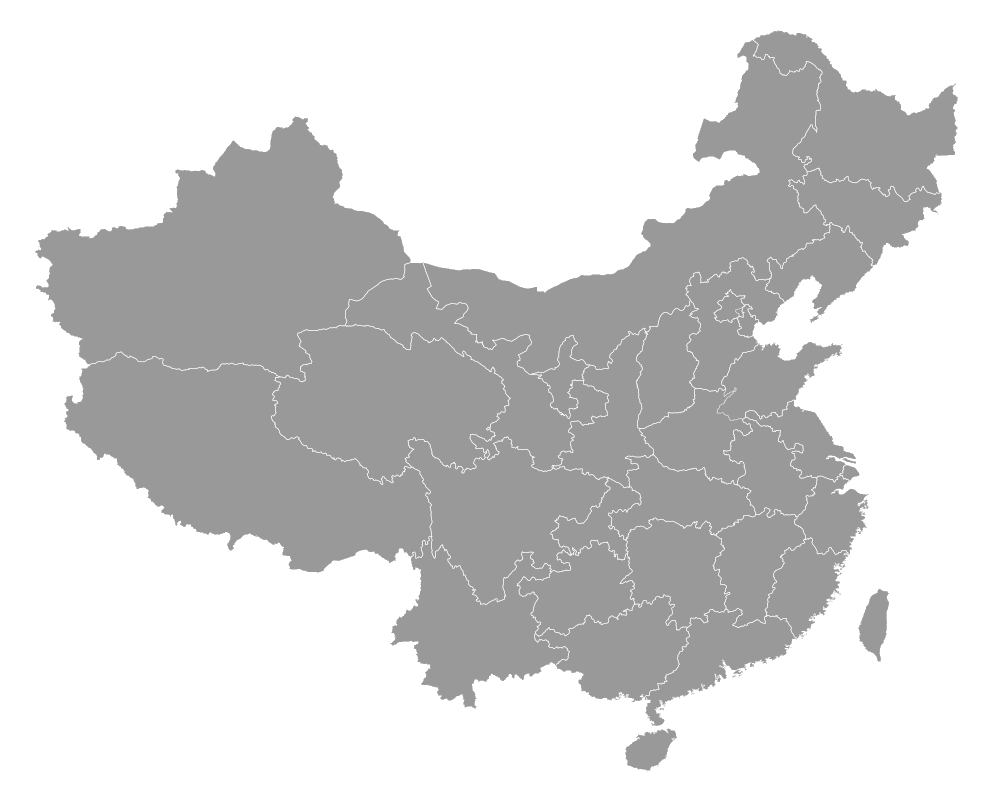

Write the gnuplot code that produced this figure.
set terminal svg size 1000,800 enhanced font 'Verdana,20'
set out "china1.svg"

unset key
set border 0
unset tics

set style line 1 lc rgb '#999999' lt 1 lw 0 # --- grey 
set style line 2 lc rgb '#ffffff' lt 1 lw 0.5 # --- white

stats '../data/china.txt' u 1 nooutput
set xrange [STATS_min:STATS_max]

plot for [idx=0:32] '../data/china.txt' i idx u 1:2 w filledcurves ls 1, '' u 1:2 w lines ls 2
